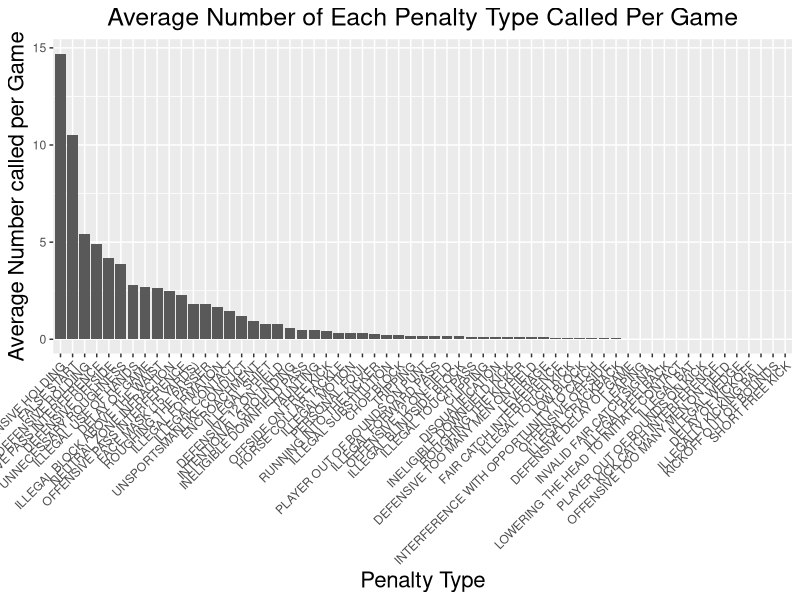
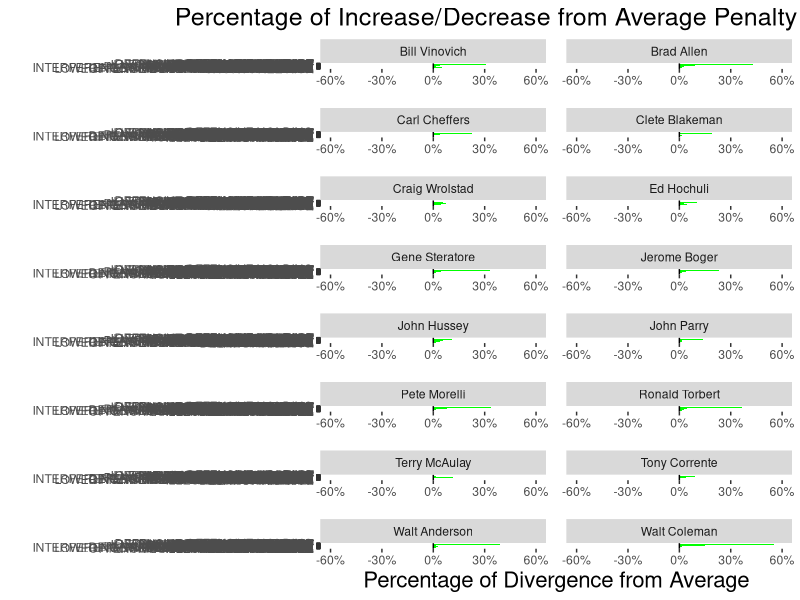

Write R code to recreate these figures, in order. (Note: this script raises an error after producing the figures.)
## ---- chunk 1
knitr::opts_chunk$set(message = FALSE,
                      warning = FALSE,
                      echo = FALSE)
## ---- chunk 2
library(dplyr)
library(ggplot2)
library(scales)
library(gdata)
library(tidyr)

refData = read.csv('./data/df_ref.csv')

## ---- chunk 3

#Putting Together Data


df_ref <- refData

#Calculating Average ref data
totalNumberOfGames = nlevels(as.factor(paste(df_ref$GameDate, df_ref$Home)))

#Calculating number of games each ref worked
totalNumberOfGamesByRef <- unique(df_ref[c("Referee", "GameDate")]) %>% group_by(Referee) %>% summarize(numReffed = n())


#Adding the total game numbers to the df_ref
df_ref = merge(df_ref, totalNumberOfGamesByRef, by = "Referee")


#Getting average penalty types called for all refs
averagePenaltyTypeCalled = table(df_ref$PenaltyType) / totalNumberOfGames
df_averagePenaltyTypeCalled = as.data.frame(averagePenaltyTypeCalled)
colnames(df_averagePenaltyTypeCalled) = c("PenaltyType", "FreqTotal")


#Getting Average called by refs
PenTypeCounts <- df_ref %>% group_by(Referee, PenaltyType) %>% 
    summarize(Freq = n() / numReffed[1])

#Removing NA/Other Categories
PenTypeCounts <- PenTypeCounts[!is.na(PenTypeCounts$Referee),]
PenTypeCounts <- PenTypeCounts[PenTypeCounts$PenaltyType != "OTHER",]


#Changing Data sorted by ref to diversion from average of all refs
for (penType in levels(df_ref$PenaltyType)){
  PenTypeCounts[PenTypeCounts$PenaltyType == penType,]$Freq = 
 1  - PenTypeCounts[PenTypeCounts$PenaltyType == penType,]$Freq/as.double(averagePenaltyTypeCalled[penType])
  
}

PenTypeCounts <- merge(PenTypeCounts, df_averagePenaltyTypeCalled, by = "PenaltyType")

ggplot(df_averagePenaltyTypeCalled, aes(x = reorder(PenaltyType, - FreqTotal), y = FreqTotal)) + geom_bar(stat = "identity") + theme(plot.title = element_text(hjust = 0.5), axis.text.x  = element_text(angle=45, hjust = 1)) + xlab("Penalty Type") + ylab("Average Number called per Game") + ggtitle("Average Number of Each Penalty Type Called Per Game")+
  theme(axis.title.x = element_text(size = 16),
       axis.title.y = element_text(size = 16),
       plot.title = element_text(hjust = 0.5, size = 18))

## ---- chunk 4
#Setting Color Scheme
PenTypeCounts$FreqType = PenTypeCounts$Freq < 0

#Plotting Data Faceted by Ref
ggplot(PenTypeCounts, aes(x=reorder(PenaltyType, FreqTotal), y=Freq, fill=FreqType))+
  geom_bar(stat="identity",position="identity")+ ggtitle("Percentage of Increase/Decrease from Average Penalty Type Called") + scale_fill_manual(values = c("green","red"), guide = FALSE)+ facet_wrap(~Referee, nrow = 8, ncol = 2, scales = 'free_x') + coord_flip() + geom_hline(yintercept=0) + theme(panel.spacing = unit(1, "lines")) +xlab('') + ylab('Percentage of Divergence from Average')  + scale_y_continuous(labels = percent, limits=c(-0.6,0.6)) +
  theme(axis.title.x = element_text(size = 16),
       axis.title.y = element_text(size = 16),
       plot.title = element_text(hjust = 0.5, size = 18))

keep(refData, sure = TRUE)


## ---- chunk 5

#Reading in data
df_ref <- refData

#Calculating penalties against away team
df_ref$AgainstAway = df_ref$PenaltyTeam == df_ref$Away

#Removing rows with NA values for against away
df_ref = df_ref[!is.na(df_ref$AgainstAway),]

#making tables by penalty type
tableAgainstAway = table(df_ref[df_ref$AgainstAway,]$PenaltyType)
tableAgainstHome = table(df_ref[!df_ref$AgainstAway,]$PenaltyType)

#getting df of percentage of away vs home
df_percentage = as.data.frame(tableAgainstAway / (tableAgainstAway + tableAgainstHome))
df_percentage$against = "Away"
df_percentage2 = as.data.frame(tableAgainstHome / (tableAgainstAway + tableAgainstHome))
df_percentage2$against = "Home"
df_percentage = rbind(df_percentage, df_percentage2)

df_percentage$plotOrder = df_percentage[df_percentage$against == "Away",]$Freq

#plot
ggplot(df_percentage, aes(x = reorder(Var1, - plotOrder), y = Freq, color = against)) + geom_hline(yintercept=0.5) + geom_point(stat = "identity", size = 3) + xlab("Penalty Type") + ggtitle("% of Penalties Called Against the Home/Away Teams by Penalty Type") + ylab("Percentage of Penalties called Against") + scale_y_continuous(labels = percent, limits=c(0.4,0.6)) + labs(color = "Perentage Called Against") +coord_flip()+
  theme(axis.title.x = element_text(size = 16),
       axis.title.y = element_text(size = 16),
       plot.title = element_text(hjust = 0.5, size = 18))

## ---- chunk 6

rm(df_percentage)
rm(df_percentage2)

#making tables by referee
tableAgainstAway = table(df_ref[df_ref$AgainstAway,]$Referee)
tableAgainstHome = table(df_ref[!df_ref$AgainstAway,]$Referee)

#getting df of percentage of away vs home
df_percentage = as.data.frame(tableAgainstAway / (tableAgainstAway + tableAgainstHome))
df_percentage$against = "Away"
df_percentage2 = as.data.frame(tableAgainstHome / (tableAgainstAway + tableAgainstHome))
df_percentage2$against = "Home"
df_percentage = rbind(df_percentage, df_percentage2)

df_percentage$Var1 = as.character(df_percentage$Var1)


df_percentage = rbind(df_percentage, c("AVERAGE", sum(df_ref$AgainstAway) / length(df_ref[,1]), "Away" ))

df_percentage = rbind(df_percentage, c("AVERAGE", 1 - sum(df_ref$AgainstAway) / length(df_ref[,1]), "Home"))

df_percentage$Var1 = as.factor(df_percentage$Var1)
df_percentage$Freq = as.double(df_percentage$Freq)
df_percentage$against = as.factor(df_percentage$against)

df_percentage = df_percentage[order(df_percentage$against),]
df_percentage$plotOrder = df_percentage[df_percentage$against == "Away",]$Freq

df_percentage$avg = FALSE
df_percentage[df_percentage$Var1 == "AVERAGE",]$avg = TRUE

#plot
ggplot(df_percentage, aes(x = reorder(Var1, -plotOrder), y = Freq, color = against)) + geom_hline(yintercept=0.5)  + geom_point(stat = "identity", size = 3, aes(shape = avg)) + xlab("Penalty Type") + ylab("Percentage of Penalties Against") + ggtitle("% of Penalties called Against Home/Away Teams by Referee") + scale_y_continuous(labels = percent, limits=c(0.4,0.6)) + labs(color = "Percentage Called Against") +coord_flip() + guides(shape = FALSE)+
  theme(axis.title.x = element_text(size = 16),
       axis.title.y = element_text(size = 16),
       plot.title = element_text(hjust = 0.5, size = 18))

keep(refData, sure = TRUE)

## ---- chunk 7
df2 <- refData

df_by_q <- df2[c(1,5,6,2)]
df_by_q <- df_by_q %>%
  mutate(gameID = paste(GameDate, OffenseTeam, DefenseTeam))
reg_len <- n_distinct(df_by_q$gameID)
ot <- df_by_q %>%
  filter(Quarter == 5)
ot_len <- n_distinct(ot$gameID)
df_by_q <- df_by_q %>%
  group_by(Quarter) %>%
  summarise(count = n()) %>%
  mutate(adj_count = ifelse(Quarter < 5, count/reg_len, count/ot_len))
df_by_q$Quarter <- as.factor(df_by_q$Quarter)
levels(df_by_q$Quarter) <- c("Q1", "Q2", "Q3", "Q4", "Overtime")


ggplot(df_by_q, aes(x = Quarter, y = adj_count, width = 0.8)) +
  geom_bar(stat = "identity", color = "black", fill = "red", alpha = 0.6) +
  ggtitle("Penalties per Game by Quarter") +
  xlab("Quarter") +
  ylab("Count Per Game") +
  theme(axis.title.x = element_text(size = 16),
       axis.title.y = element_text(size = 16),
       plot.title = element_text(hjust = 0.5, size = 18))

## ---- chunk 8
df <- refData

#Get mean and standard deviation for YardLine
m <- mean(df$YardLine)
std_dev <- sd(df$YardLine)

#Histogram of penalty yard lines
ggplot(df, aes(x=YardLine)) +
  geom_histogram(aes(y = ..density..),
                 binwidth = 5,
                 color = "blue", fill = "lightgreen") +
  geom_density(color = "black", lwd=1.0) +
  stat_function(fun = dnorm, args = list(mean = m, sd = std_dev),
                color = "red", lwd = 1.0) +
  theme(plot.title = element_text(hjust = 0.5, size = 18),
        axis.title.x = element_text(size = 16),
        axis.title.y = element_text(size = 16)) +
  ggtitle("Penalties by Yard Line") +
  xlab("Yard Line") +
  ylab("Density")
## ---- chunk 9
library(tidyverse)
df_subset <- df %>%
  group_by(Referee) %>%
  summarise(mean_yard_line = mean(YardLine)) %>%
  filter(!is.na(Referee))

ggplot(df_subset, aes(x=mean_yard_line,
                      y=fct_reorder(Referee, mean_yard_line))) +
  geom_point(color = "orange",
             size = 4) +
  ggtitle("Penalty Yard Line Averages by Referee") +
  scale_y_discrete(name = 'Referee') +
  scale_x_continuous(name = "Mean Yard Line") +
  theme(plot.title = element_text(hjust = 0.5, size = 18),
      axis.title.x = element_text(size = 16),
      axis.title.y = element_text(size = 16)) +
  geom_vline(xintercept = mean(df$YardLine,))
